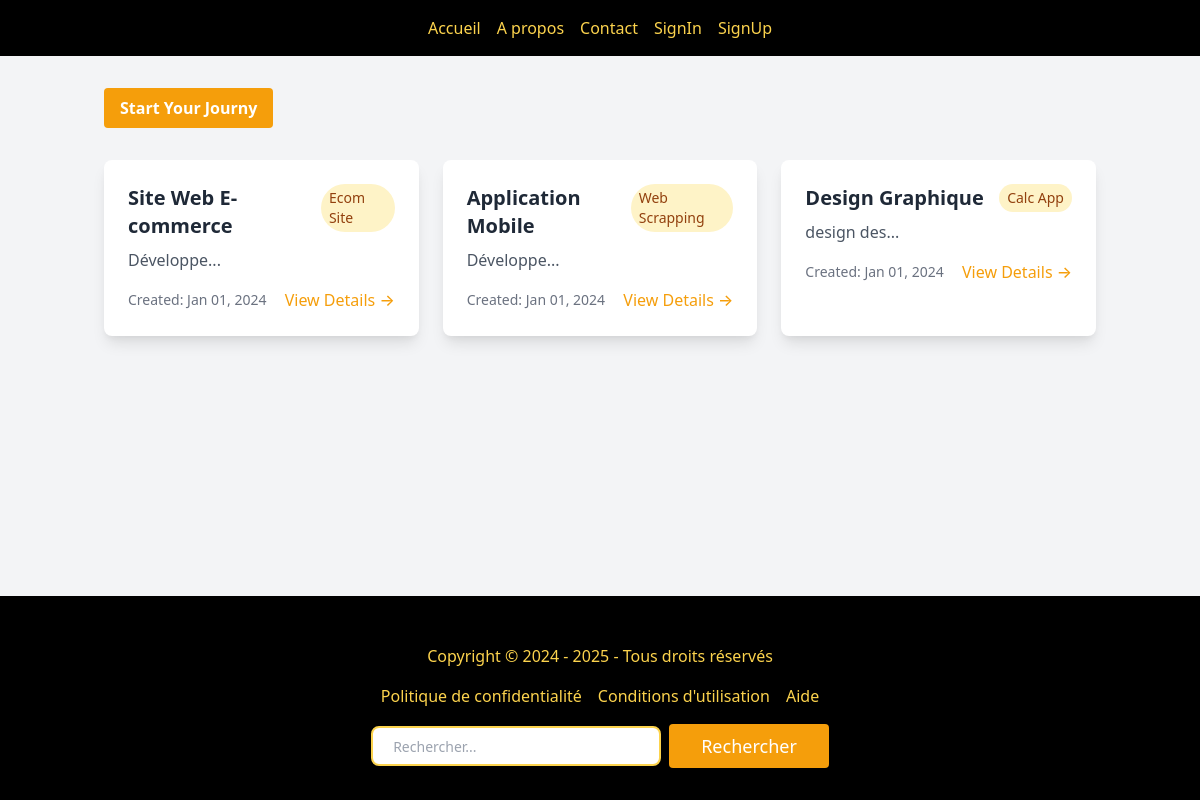
The page / on the database its author committed.
### tables this page shows
CREATE TABLE `projets` (
  `id_projet` int NOT NULL,
  `titre_project` varchar(100) NOT NULL,
  `descreption` text NOT NULL,
  `id_categorie` int NOT NULL,
  `id_sous_categorie` int NOT NULL,
  `id_utilisateur` int NOT NULL,
  `date_creation` date DEFAULT NULL
);

CREATE TABLE `categories` (
  `id_categorie` int NOT NULL,
  `nom_categorie` varchar(100) NOT NULL
);

### index.php (the view, shortened to what this page needs)
<?php
    $connection = mysqli_connect('localhost','root','','itthink');
    $query = "SELECT p.*, c.nom_categorie
             FROM projets p
             LEFT JOIN categories c ON p.id_categorie = c.id_categorie
             ORDER BY p.date_creation DESC";
    $result = mysqli_query($connection, $query);
    $projects = mysqli_fetch_all($result, MYSQLI_ASSOC);
?>
<!DOCTYPE html>
<html lang="en">
<head>
    <link rel="stylesheet" href="https://cdn.jsdelivr.net/npm/tailwindcss@2.2.19/dist/tailwind.min.css">
</head>
<body class="bg-gray-100">
    <?php include('./includes/headerHome.php')?>
    <div class="container mx-auto px-4 py-8">
        <div class="flex justify-between items-center mb-8">
            <a href="./freelancer/journy.php" class="bg-yellow-500 hover:bg-yellow-600 text-white font-bold py-2 px-4 rounded transition duration-300">
                Start Your Journy
            </a>
        </div>
        <div class="grid grid-cols-1 md:grid-cols-2 lg:grid-cols-3 gap-6">
            <?php foreach($projects as $project): ?>
                <div class="bg-white rounded-lg shadow-lg overflow-hidden hover:shadow-xl transition duration-300">
                    <div class="p-6">
                        <div class="flex justify-between items-start">
                            <h3 class="text-xl font-semibold text-gray-800 mb-2">
                                <?php echo htmlspecialchars($project['titre_project']); ?>
                            </h3>
                            <span class="px-2 py-1 bg-yellow-100 text-yellow-800 rounded-full text-sm">
                                <?php echo htmlspecialchars($project['nom_categorie']); ?>
                            </span>
                        </div>
                        <p class="text-gray-600 mb-4">
                            <?php echo htmlspecialchars(substr($project['descreption'], 0, 10)) . '...'; ?>
                        </p>
                        <div class="flex justify-between items-center">
                            <span class="text-sm text-gray-500">
                                Created: <?php echo date('M d, Y', strtotime($project['date_creation'])); ?>
                            </span>
                            <a href="./project.php?id=<?php echo $project['id_projet']; ?>"
                               class="text-yellow-500 hover:text-yellow-600 font-medium">
                                View Details →
                            </a>
                        </div>
                    </div>
                </div>
            <?php endforeach; ?>
        </div>
    </div>
    <?php include('./includes/footer.php')?>
</body>
</html>

### includes/headerHome.php
<nav class="bg-black p-4">
    <ul class="flex space-x-4 justify-center">
        <li><a href="#" class="text-yellow-300 hover:text-yellow-500">Accueil</a></li>
        <li><a href="#" class="text-yellow-300 hover:text-yellow-500">A propos</a></li>
        <li><a href="#" class="text-yellow-300 hover:text-yellow-500">Contact</a></li>
        <li class="text-yellow-300 hover:text-yellow-500">
            <a href="./auth/login.php" class="text-yellow-300 hover:text-yellow-500">SignIn</a>
        </li>
        <li class="text-yellow-300 hover:text-yellow-500">
            <a href="./auth/register.php" class="text-yellow-300 hover:text-yellow-500">SignUp</a>
        </li>
    </ul>
</nav>

### includes/footer.php
<footer class="bg-black p-8 text-center">
    <p class="text-yellow-300 mt-4">Copyright &copy; 2024 - <?php echo date('Y'); ?> - Tous droits réservés</p>
    <ul class="flex justify-center space-x-4 mt-4">
        <li><a href="#" class="text-yellow-300 hover:text-yellow-500">Politique de confidentialité</a></li>
        <li><a href="#" class="text-yellow-300 hover:text-yellow-500">Conditions d'utilisation</a></li>
        <li><a href="#" class="text-yellow-300 hover:text-yellow-500">Aide</a></li>
    </ul>
    <div class="flex items-center space-x-2 justify-center mt-4">
        <input type="text" placeholder="Rechercher..." class="border-2 border-yellow-300 bg-white h-10 px-5 pr-16 rounded-lg text-sm focus:outline-none">
        <button type="submit" class="inline-block text-white bg-yellow-500 border-0 py-2 px-8 focus:outline-none hover:bg-yellow-600 rounded text-lg">Rechercher</button>
    </div>
</footer>

### index.php (style rules this page uses)
body { min-height: 100vh; display: flex; flex-direction: column; }
.container { flex: 1; }

### rows shown on the page
projets: titre_project "Site Web E-commerce", id_categorie.nom_categorie "Ecom Site", descreption "Développe", date_creation "Jan 01, 2024"
projets: titre_project "Application Mobile", id_categorie.nom_categorie "Web Scrapping", descreption "Développe", date_creation "Jan 01, 2024"
projets: titre_project "Design Graphique", id_categorie.nom_categorie "Calc App", descreption "design des", date_creation "Jan 01, 2024"
